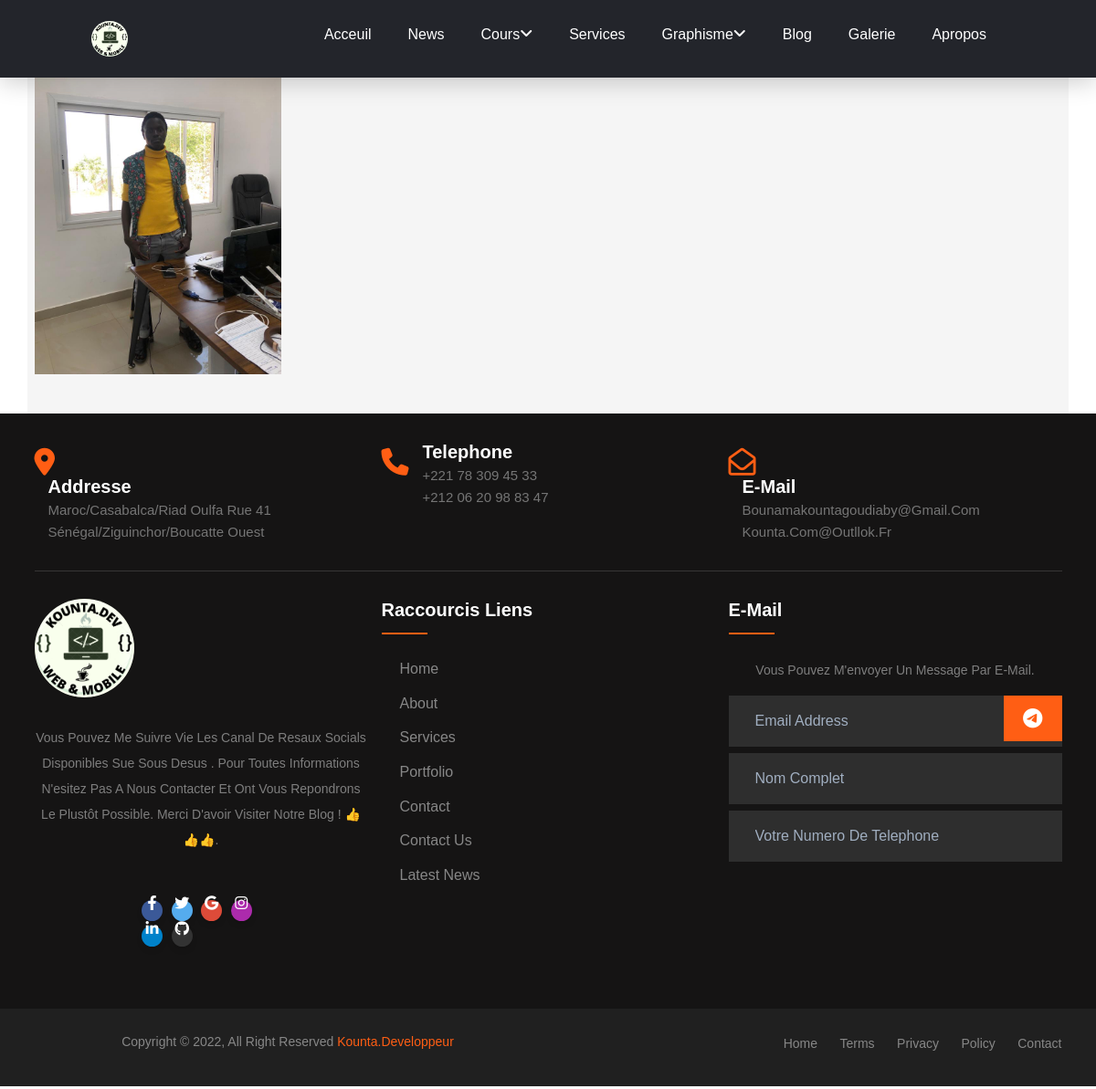
Page /galerie on the earlier database version.
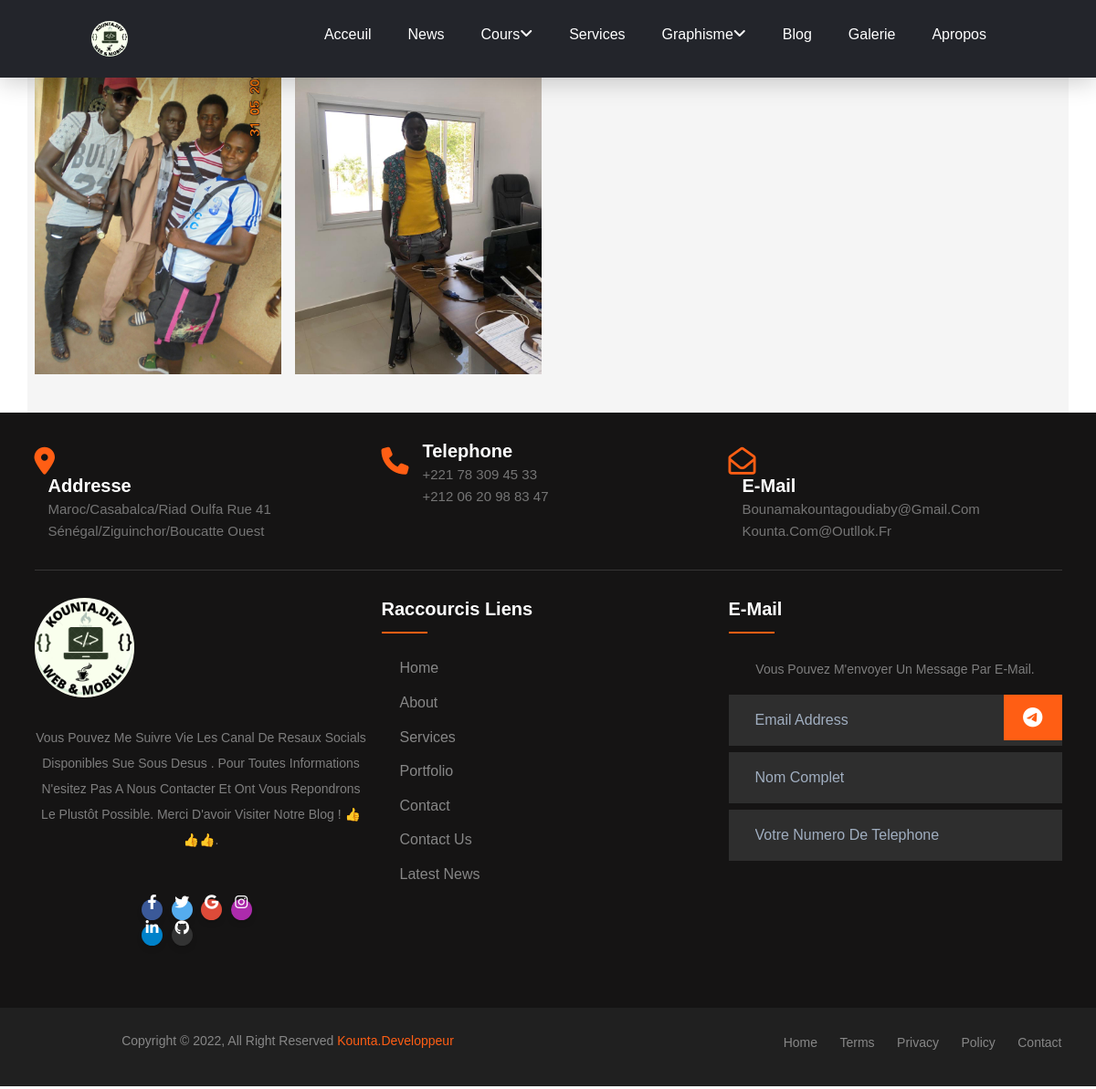
Same page on the later database version.
### blog/models.py (models this page shows, shortened)
class gale(models.Model):
    title = models.CharField(max_length=100)
    image= models.ImageField()
    date_added = models.DateTimeField(auto_now_add=True)
    class Meta:
            ordering = ['-date_added']

### blog/views.py (the view)
# urls.py: path("galerie",views.galerie,name="galerie"),
def galerie(request):
    list_galerie = gale.objects.all()
    content= {"list_galerie": list_galerie}
    return render(request,"blog/galerie.html",content)

### blog/templates/blog/galerie.html
{% extends 'base.html' %} {% load static %} {% block content %}
<section class="services section container" id="services">
  <div class="row">
    {% for gale  in list_galerie %}
    <div class="col-lg-3 blog">
      <a href="#" class="post__card">
       <img src="{{gale.image.url}}" alt="" class="post__img" width="400px" height="300px">
   </a>
   <br>
  </div>
  {% endfor %}
  </div>
</section>
{% endblock content %}

Differences in the rows shown:
added gale: image (picture)
